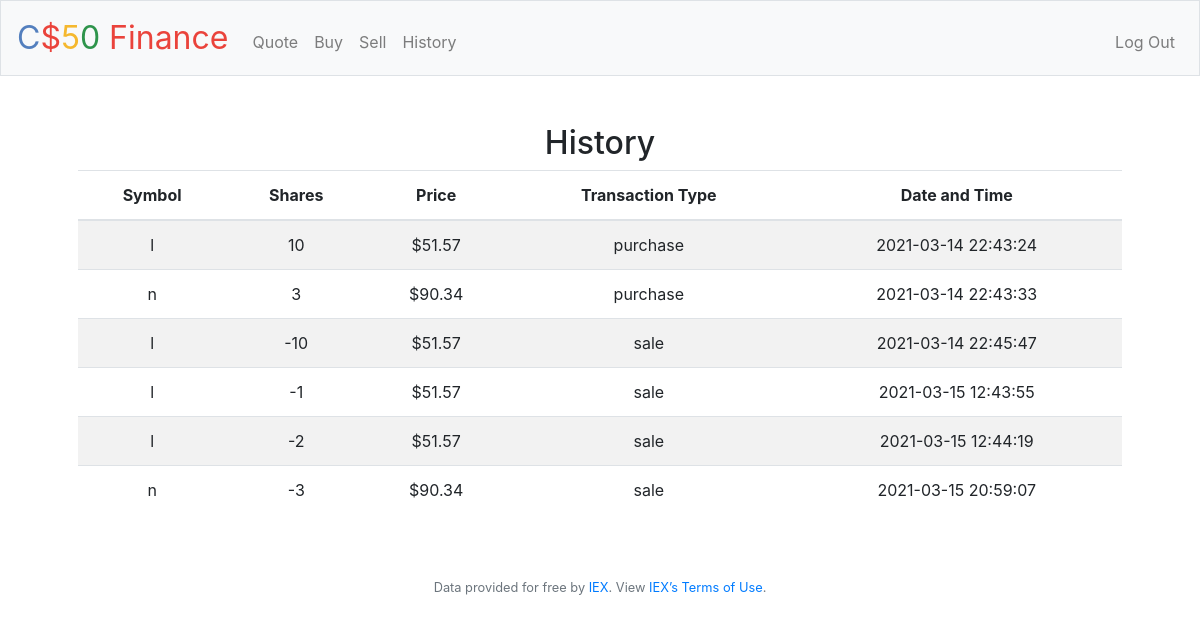
Screenshot of /history (signed in) with the database file from the repository.
### tables this page shows
CREATE TABLE 'stocks' ("id" INTEGER PRIMARY KEY AUTOINCREMENT NOT NULL,'symbol' TEXT NOT NULL, "price" NUMERIC NOT NULL,'total_cost' NUMERIC NOT NULL, 'lastmodified'  text NOT NULL DEFAULT CURRENT_TIMESTAMP  , 'shares'  INTEGER NOT NULL  , 'name'  text NOT NULL  , 'user_id' INTEGER, 'FOREIGN_KEY(user_id) REFERENCE table users (id)' INTEGER, 'grand_total' real, 'total_cost_sum' real, 'transaction_type' text);

### application.py (the view)
@app.route("/history")
@login_required
def history():
    user_id=session["user_id"]
    rows = db.execute("SELECT symbol, shares, price, lastmodified, transaction_type FROM stocks WHERE user_id=:user_id ORDER BY lastmodified ASC", user_id=user_id)
    return render_template("history.html", rows = rows)

### application.py (called while the page is built)
@app.after_request
def after_request(response):
    response.headers["Cache-Control"] = "no-cache, no-store, must-revalidate"
    response.headers["Expires"] = 0
    response.headers["Pragma"] = "no-cache"
    return response

### helpers.py (called while the page is built)
def login_required(f):
    @wraps(f)
    def decorated_function(*args, **kwargs):
        if session.get("user_id") is None:
            return redirect("/login")
        return f(*args, **kwargs)
    return decorated_function

def usd(value):
    return f"${value:,.2f}"

### templates/history.html (shortened to what this page needs)
{% extends "layout.html" %}
{% block main %}
    <h2>History</h2>
                <table class="table table-striped">
                    <thead>
                        <tr>
                            <th>Symbol</th>
                            <th>Shares</th>
                            <th>Price</th>
                            <th>Transaction Type</th>
                            <th>Date and Time</th>
                        </tr>
                    </thead>
                    <tbody>
                        {% for row in rows %}
                           <tr>
                               <td>{{row.symbol}}
                               <td>{{row.shares}}</td>
                               <td>{{(row.price)|usd}}</td>
                               <td>{{row.transaction_type}}</td>
                               <td>{{row.lastmodified}}</td>
                         {% endfor %}
                           </tr>
                    </tbody>
                </table>
{% endblock %}

### rows the page displays
stocks: symbol "l", shares "10", price "$51.57", transaction_type "purchase", lastmodified "2021-03-14 22:43:24"
stocks: symbol "n", shares "3", price "$90.34", transaction_type "purchase", lastmodified "2021-03-14 22:43:33"
stocks: symbol "l", shares "-10", price "$51.57", transaction_type "sale", lastmodified "2021-03-14 22:45:47"
stocks: symbol "l", shares "-1", price "$51.57", transaction_type "sale", lastmodified "2021-03-15 12:43:55"
stocks: symbol "l", shares "-2", price "$51.57", transaction_type "sale", lastmodified "2021-03-15 12:44:19"
stocks: symbol "n", shares "-3", price "$90.34", transaction_type "sale", lastmodified "2021-03-15 20:59:07"
